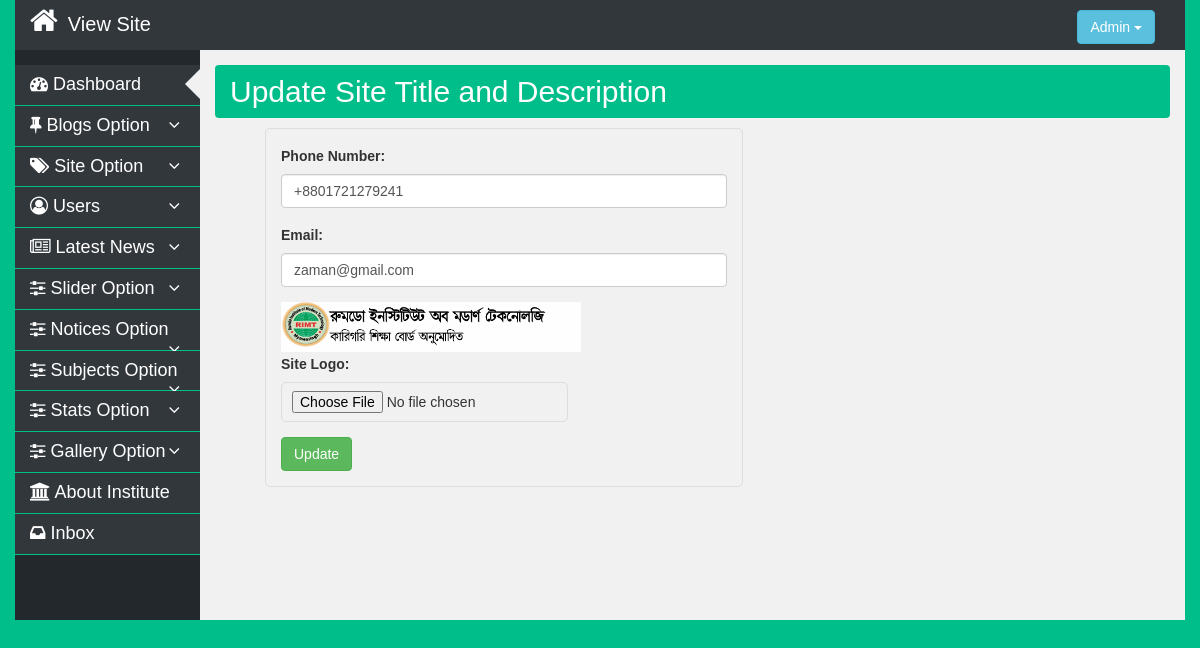
The page /dashboard/desctitle.php (signed in) on the database its author committed.
### tables this page shows
CREATE TABLE `sitedesc_table` (
  `id` int(11) NOT NULL DEFAULT '1',
  `siteLogo` varchar(100) NOT NULL,
  `phoneNumber` varchar(14) NOT NULL,
  `inistEmail` varchar(100) NOT NULL
);

### libs/Database.php (called while the page is built, shortened)
<?php
class Database{
    public $host   = DB_HOST;
    public $user   = DB_USER;
    public $pass   = DB_PASS;
    public $dbname = DB_NAME;
    public $link;
    public function dbConnect(){
        $this->link = new mysqli($this->host, $this->user, $this->pass, $this->dbname);
    }
    public function readData($query){
        $result = $this->link->query($query) or die($this->link->error.__LINE__);
        if($result->num_rows > 0){
            return $result;
        }
        else {
            return false;
        }
    }
}
?>

### libs/Sitedesc.php (called while the page is built, shortened)
<?php
 class Sitedesc{
 	private $db;
 	public function __construct(){
 		$this->db = new Database();
 	}
 	public function getDescriptionData(){
 		$query = "SELECT * FROM sitedesc_table WHERE id = '1'";
        $result = $this->db->readData($query);
        return $result;
 	}
 }
 ?>

### dashboard/desctitle.php (the view, shortened to what this page needs)
<?php require_once 'includes/header.php'; ?>
<?php
    $getDesc = $desc->getDescriptionData();
?>
    <section class="main-section">
        <div class="container-fluid">
            <div class="row">
                <div class="col-md-3 col-lg-2 col-sm-4 col-xs-12 padding-right15">
                    <?php require_once 'includes/sidebar.php'; ?>
                </div>
                <div class="col-md-9 col-lg-10 col-sm-8 col-xs-12 padding-left15">
                    <div class="main-content">
                        <div class="display-flax-content">
                            <div class="section-title">
                                <h2>Update Site Title and Description</h2>
                            </div>
                            <div class="sloginblock">
                                <?php if (isset($getDesc)) {
                                    $value = $getDesc->fetch_assoc();
                                ?>
                                <form action="#" method="POST" enctype="multipart/form-data">
                                    <div class="form-group">
                                        <label for="title">Phone Number:</label>
                                        <input type="text" name="phoneNumber" value="<?php echo $value['phoneNumber']; ?>" id="title" class="form-control">
                                    </div>
                                    <div class="form-group">
                                        <label for="slogan">Email:</label>
                                        <input type="text" name="email" value="<?php echo $value['inistEmail']; ?>" id="slogan" class="form-control">
                                    </div>
                                    <div class="form-group">
                                        <img src="<?php echo $value['siteLogo']; ?>" width="300"><br>
                                        <label for="slogo">Site Logo:</label>
                                        <input type="file" name="site_logo" id="slogo">
                                    </div>
                                    <input type="submit" name="submit" Value="Update" class="btn btn-success" />
                                </form>
                            <?php } ?>
                            </div>
                        </div>
                    </div>
                </div>
            </div>
        </div>
    </section>
<?php require_once 'includes/footer.php'; ?>

### dashboard/css/main.css (style rules this page uses)
html { color: #222; font-size: 1em; line-height: 1.4; }
audio, canvas, iframe, img, svg, video { vertical-align: middle; }

### dashboard/css/style.css (style rules this page uses)
* { margin: 0; padding: 0; }
body { font-family: sans-serif; font-size: 14px; line-height: 25px; background: #00be89; overflow-x:hidden; }
img { max-width: 100%; }
.section-title { padding: 10px 15px; background: #00be89; border-radius: 4px; }
.section-title h2 { margin: 0px; color: #fff; }
.main-content { background: #F1F1F1; padding: 15px; min-height: 570px; }
.padding-left15 { padding-left: 0px; }
.padding-right15 { padding-right: 0px; }
.catblock, .sloginblock, .social, .copyblock, .passchange, .user-block { width: 50%; height: auto; margin-left: 50px; border: 1px solid #ddd; padding: 15px; border-radius: 5px; margin-top: 10px; }
input[type="file"] { max-width: 100%; border: 1px solid #ddd; padding: 8px 10px; border-radius: 5px; }

### rows shown on the page
sitedesc_table: phoneNumber "+8801721279241", email "zaman@gmail.com", siteLogo (picture)
